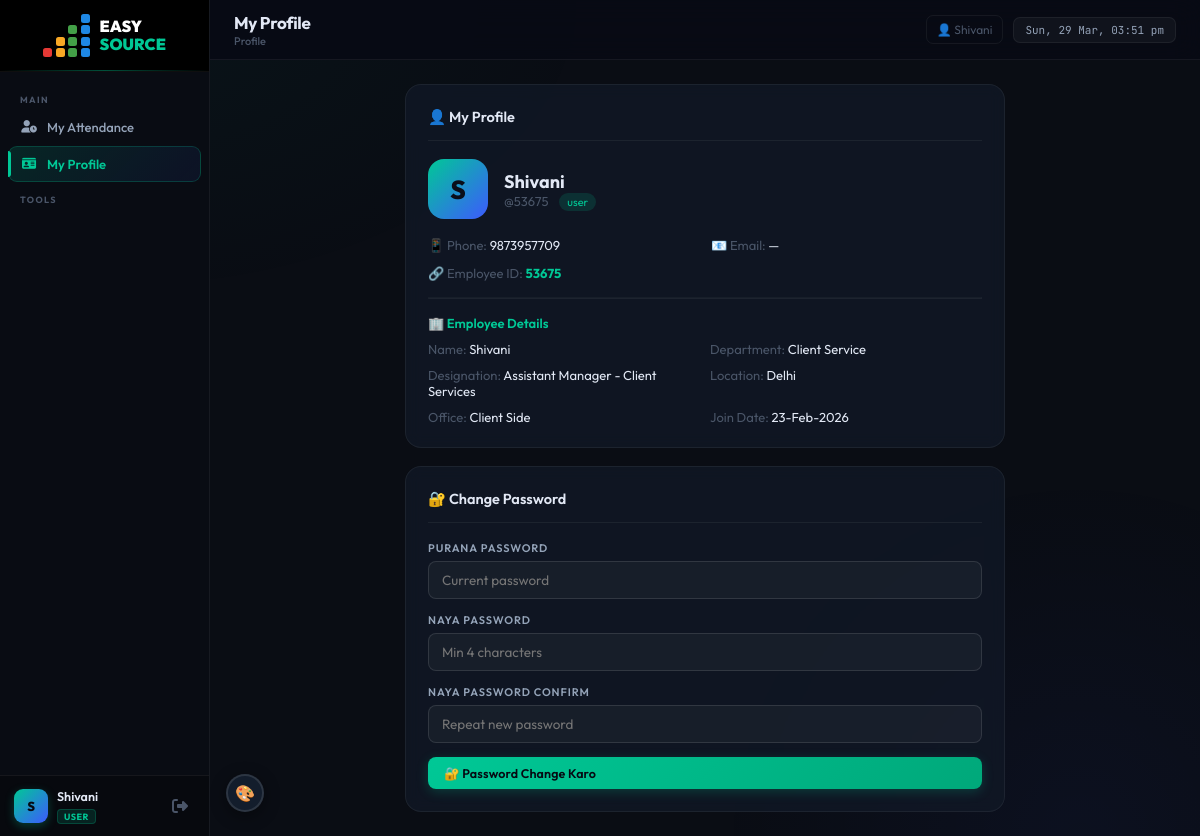
/profile (signed in), run on the app's committed database.
### tables this page shows
CREATE TABLE users (
            id INTEGER PRIMARY KEY AUTOINCREMENT,
            username TEXT UNIQUE NOT NULL,
            password TEXT NOT NULL,
            role TEXT DEFAULT 'viewer',
            name TEXT,
            phone TEXT,
            created_at TIMESTAMP DEFAULT CURRENT_TIMESTAMP
        , email TEXT DEFAULT '', emp_id TEXT DEFAULT '', can_whatsapp INTEGER DEFAULT 0);

CREATE TABLE employees (
            id INTEGER PRIMARY KEY AUTOINCREMENT,
            emp_id TEXT UNIQUE,
            name TEXT NOT NULL,
            phone TEXT,
            department TEXT,
            designation TEXT,
            email TEXT,
            join_date TEXT,
            status TEXT DEFAULT 'active',
            created_at TIMESTAMP DEFAULT CURRENT_TIMESTAMP
        , location TEXT DEFAULT '', office_setting TEXT DEFAULT '', gender TEXT DEFAULT '', home_latitude REAL, home_longitude REAL, home_radius INTEGER DEFAULT 200, location_mode TEXT DEFAULT 'office');

### app.py (the view)
@app.route('/profile')
@login_required
def profile():
    conn = get_db()
    u = conn.execute('SELECT * FROM users WHERE id=?', (session['user_id'],)).fetchone()
    if not u:
        conn.close()
        return redirect(url_for('login'))
    u = dict(u)
    emp = None
    if u.get('emp_id'):
        emp = conn.execute('SELECT * FROM employees WHERE emp_id=?', (u['emp_id'],)).fetchone()
        if emp: emp = dict(emp)
    conn.close()
    return render_template('profile.html', user=u, emp=emp)

### app.py (called while the page is built)
def get_db():
    conn = sqlite3.connect(DB)
    conn.row_factory = sqlite3.Row
    return conn

def login_required(f):
    @wraps(f)
    def decorated(*args, **kwargs):
        if 'user_id' not in session:
            if request.is_json or request.path.startswith('/api/'):
                return jsonify({'error': 'Session expired. Please login again.', 'redirect': '/login'}), 401
            return redirect(url_for('login'))
        return f(*args, **kwargs)
    return decorated

### templates/profile.html (shortened to what this page needs)
{% extends "base.html" %}
{% block page_title %}My Profile{% endblock %}
{% block breadcrumb %}Profile{% endblock %}
{% block content %}
<div style="max-width:600px;margin:0 auto;display:flex;flex-direction:column;gap:18px">
  <div class="card">
    <div class="card-header"><span class="card-title">👤 My Profile</span></div>
    <div style="display:flex;align-items:center;gap:16px;margin-bottom:18px">
      <div style="width:60px;height:60px;border-radius:16px;background:linear-gradient(135deg,var(--accent),var(--accent2));display:flex;align-items:center;justify-content:center;font-size:26px;font-weight:800;color:#0a0e1a;flex-shrink:0">
        {{ (user.name or user.username)[0].upper() }}
      </div>
      <div>
        <div style="font-size:18px;font-weight:700">{{ user.name or user.username }}</div>
        <div style="font-size:13px;color:var(--muted)">@{{ user.username }}
          <span style="margin-left:8px;font-size:11px;padding:2px 8px;border-radius:10px;
            {% if user.role == 'admin' %}background:rgba(239,68,68,.15);color:#f87171
            {% elif user.role == 'subadmin' %}background:rgba(251,146,60,.15);color:#fb923c
            {% else %}background:rgba(0,200,150,.15);color:var(--accent){% endif %}">
            {{ user.role }}
          </span>
        </div>
      </div>
    </div>
    <div style="display:grid;grid-template-columns:1fr 1fr;gap:12px;font-size:13px">
      <div><span style="color:var(--muted)">📱 Phone:</span> {{ user.phone or '—' }}</div>
      <div><span style="color:var(--muted)">📧 Email:</span> {{ user.email or '—' }}</div>
      {% if user.emp_id %}
      <div><span style="color:var(--muted)">🔗 Employee ID:</span> <b style="color:var(--accent)">{{ user.emp_id }}</b></div>
      {% endif %}
    </div>
    {% if emp %}
    <hr style="border-color:var(--border);margin:16px 0">
    <div style="font-size:13px;font-weight:600;margin-bottom:10px;color:var(--accent)">🏢 Employee Details</div>
    <div style="display:grid;grid-template-columns:1fr 1fr;gap:10px;font-size:13px">
      <div><span style="color:var(--muted)">Name:</span> {{ emp.name }}</div>
      <div><span style="color:var(--muted)">Department:</span> {{ emp.department or '—' }}</div>
      <div><span style="color:var(--muted)">Designation:</span> {{ emp.designation or '—' }}</div>
      <div><span style="color:var(--muted)">Location:</span> {{ emp.location or '—' }}</div>
      <div><span style="color:var(--muted)">Office:</span> {{ emp.office_setting or '—' }}</div>
      <div><span style="color:var(--muted)">Join Date:</span> {{ emp.join_date or '—' }}</div>
    </div>
    {% endif %}
  </div>
  <div class="card">
    <div class="card-header"><span class="card-title">🔐 Change Password</span></div>
    <div class="form-group">
      <label>Purana Password</label>
      <input class="form-control" type="password" id="old_pw" placeholder="Current password" autocapitalize="none" autocorrect="off">
    </div>
    <div class="form-group">
      <label>Naya Password</label>
      <input class="form-control" type="password" id="new_pw" placeholder="Min 4 characters" autocapitalize="none" autocorrect="off">
    </div>
    <div class="form-group">
      <label>Naya Password Confirm</label>
      <input class="form-control" type="password" id="confirm_pw" placeholder="Repeat new password" autocapitalize="none" autocorrect="off">
    </div>
    <button class="btn btn-primary" style="width:100%" onclick="changePassword()">🔐 Password Change Karo</button>
  </div>
</div>
{% endblock %}

### templates/base.html (shortened to what this page needs)
<!DOCTYPE html>
<html lang="en">
<head>
<link rel="stylesheet" href="https://cdnjs.cloudflare.com/ajax/libs/font-awesome/6.4.0/css/all.min.css">
</head>
<body>
<aside class="sidebar" id="sidebar">
  <div class="sb-logo" style="padding:10px 14px;">
    <div style="display:flex;align-items:center;gap:10px">
      <div style="display:flex;align-items:flex-end;gap:3.5px">
        <div style="display:flex;flex-direction:column;gap:2.5px"><div style="width:9px;height:9px;background:#e53935;border-radius:2.5px"></div></div>
        <div style="display:flex;flex-direction:column;gap:2.5px"><div style="width:9px;height:9px;background:#f9a825;border-radius:2.5px"></div><div style="width:9px;height:9px;background:#f9a825;border-radius:2.5px"></div></div>
        <div style="display:flex;flex-direction:column;gap:2.5px"><div style="width:9px;height:9px;background:#43a047;border-radius:2.5px"></div><div style="width:9px;height:9px;background:#43a047;border-radius:2.5px"></div><div style="width:9px;height:9px;background:#43a047;border-radius:2.5px"></div></div>
        <div style="display:flex;flex-direction:column;gap:2.5px"><div style="width:9px;height:9px;background:#1e88e5;border-radius:2.5px"></div><div style="width:9px;height:9px;background:#1e88e5;border-radius:2.5px"></div><div style="width:9px;height:9px;background:#1e88e5;border-radius:2.5px"></div><div style="width:9px;height:9px;background:#1e88e5;border-radius:2.5px"></div></div>
      </div>
      <div style="line-height:1.1"><div style="font-size:16px;font-weight:900;color:#fff">EASY</div><div style="font-size:16px;font-weight:900;color:var(--accent)">SOURCE</div></div>
    </div>
  </div>
  <nav>
    <div class="nav-section">
      <div class="nav-label">Main</div>
      <a href="/my-attendance" class="nav-link {% if '/my-attendance' in request.path %}active{% endif %}"><i class="fas fa-user-clock"></i> My Attendance</a>
      <a href="/profile" class="nav-link {% if '/profile' in request.path %}active{% endif %}"><i class="fas fa-id-card"></i> My Profile</a>
    </div>
    <div class="nav-section">
      <div class="nav-label">Tools</div>
    </div>
  </nav>
  <div class="sb-user">
    <div class="u-av">{{ session.name[0].upper() if session.name else 'U' }}</div>
    <div class="u-info">
      <div class="u-name">{{ session.name }}</div>
      <span class="u-role role-{{ session.role }}">{{ session.role }}</span>
    </div>
    <a href="/logout" class="logout-btn" title="Logout"><i class="fas fa-sign-out-alt"></i></a>
  </div>
</aside>
<main class="main">
  <div class="topbar">
    <div><h1>{% block page_title %}{% endblock %}</h1><div class="bc">{% block breadcrumb %}{% endblock %}</div></div>
    <div class="topbar-right">
      <a href="/profile" style="color:var(--muted);text-decoration:none;padding:6px 10px;border-radius:7px;font-size:12px;border:1px solid var(--border);transition:all .2s"
         onmouseover="this.style.color='var(--accent)'" onmouseout="this.style.color='var(--muted)'">
        👤 {{ session.name or session.username }}
      </a>
      <div class="clock-chip" id="clock">—</div>
    </div>
  </div>
  <div class="content">{% block content %}{% endblock %}</div>
</main>
<button class="theme-btn" onclick="toggleThemePanel()" title="Theme Change Karo">🎨</button>
</body>
</html>

### data on the page
users: role "USER", name "S", name "Shivani", username "53675", role "user", phone "9873957709", email "—", emp_id "53675"
employees: name "Shivani", department "Client Service", designation "Assistant Manager - Client Services", location "Delhi", office_setting "Client Side", join_date "23-Feb-2026"

### other printed values
{{ session.name[0].upper() if session.name else 'U' }} "S"
{{ session.name }} "Shivani"
{{ session.name or session.username }} "Shivani"
